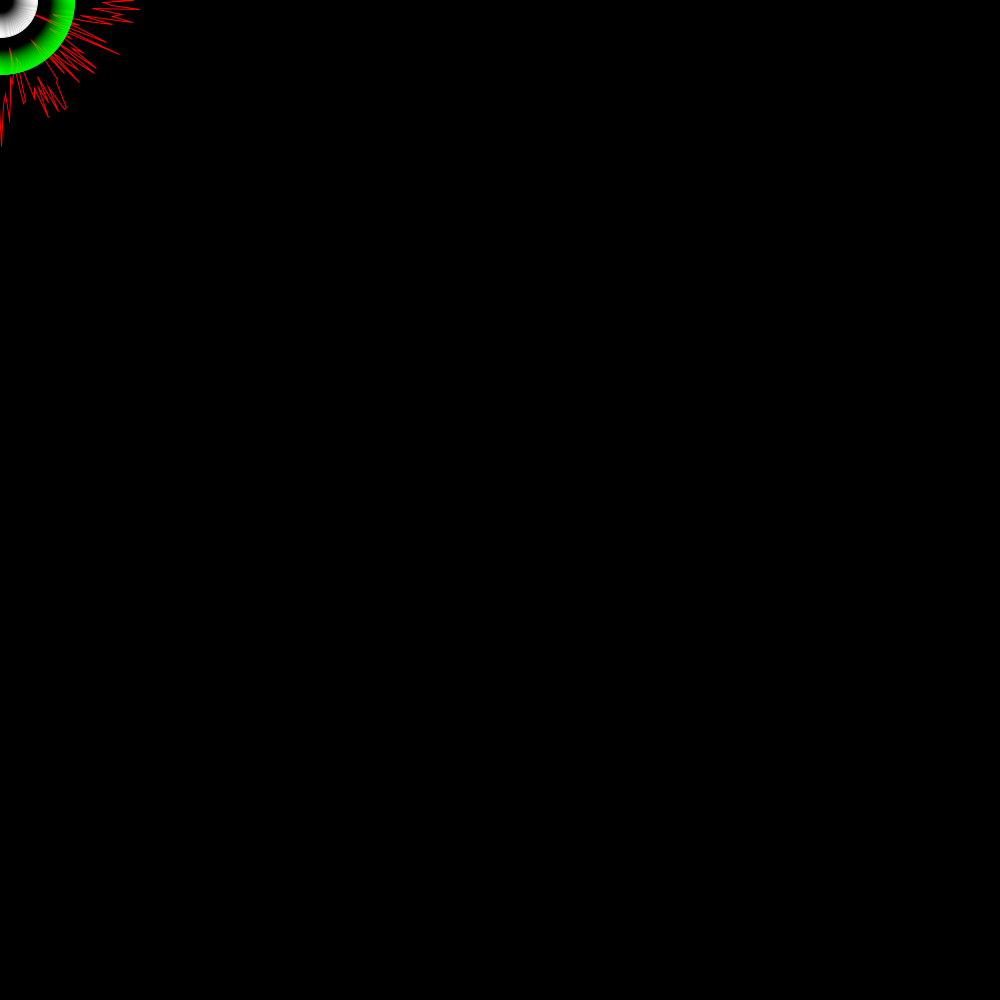
Frame 1 (no input)
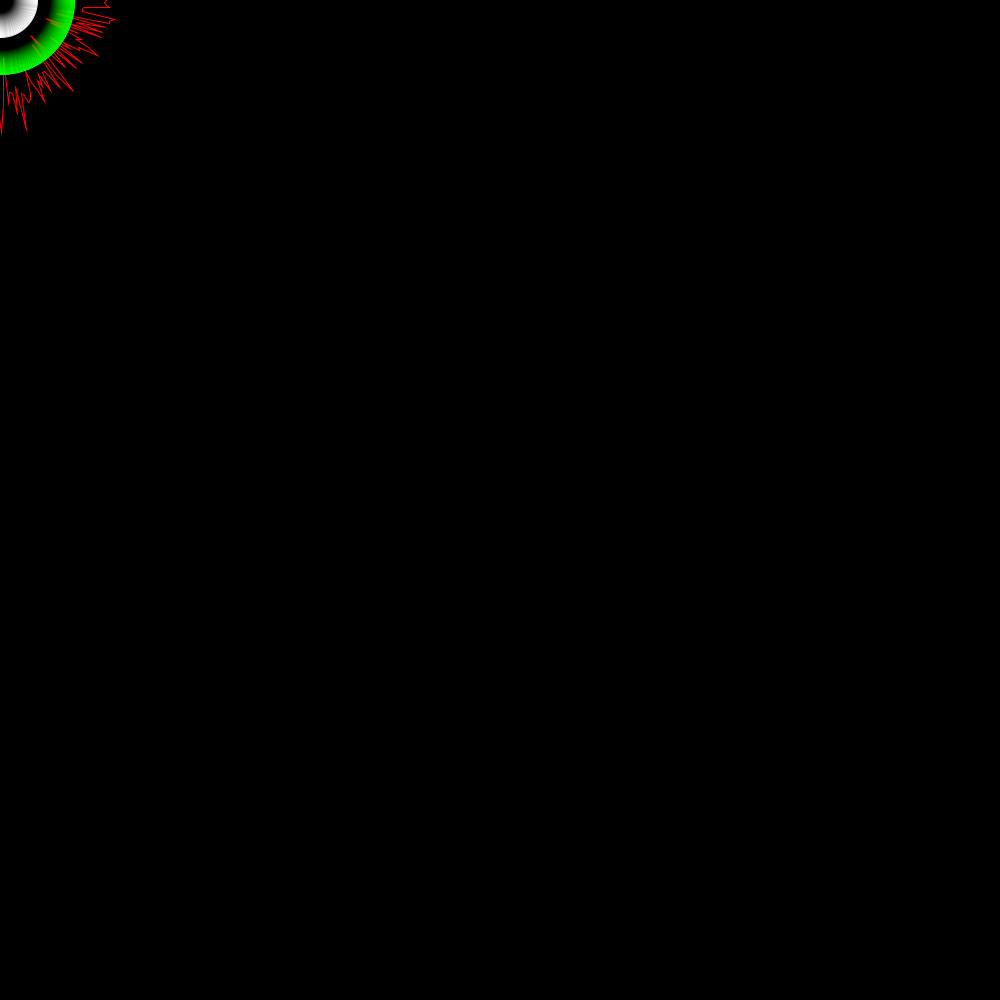
Frame 60 (the mouse pressed at the canvas centre just before this capture)
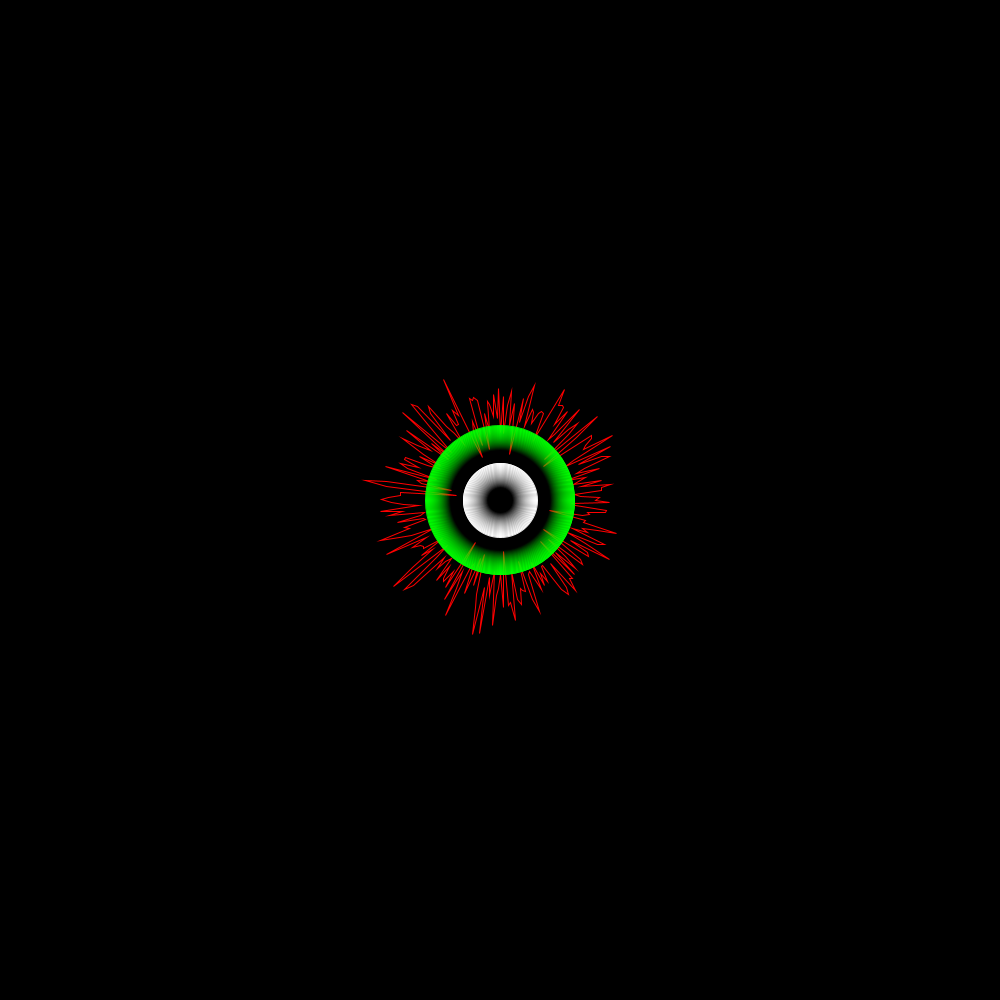
Frame 120 (the mouse held since frame 60 and released just before this capture)

The Processing sketch that drew these frames (run headless with seeded random() and noise(); from frame 60 on, the mouse is pressed at the canvas centre):

// Processing sketch: estelaClase
// ── estelaClase.pde
Estelo esteloGrande, esteloChico, esteloMedio;

void setup() {
  size(1000, 1000);
  esteloGrande = new Estelo(color(255, 0, 0), 200, true);
  esteloMedio = new Estelo(color(0, 255, 0), 100, false);
  esteloChico = new Estelo(color(255), 25, false);
}

void draw() {
  // Si lo quitamos le da efecto de pintura.
  background(0);
  esteloGrande.renderizar();
  esteloMedio.renderizar();
  esteloChico.renderizar();
}

class Estelo {

  int[] xpos = new int[50];
  int[] ypos = new int[50];
  color c;
  int tamano;
  boolean conNoise;
  float nVal;
  float nInt = 100; // noise intensity
  float nAmp = 100; // noise amplitude
  float x = 1;
  float y = 1;
  float t = 0; // time passed
  float tChange = .02; // how quick time flies


  Estelo(color _color, int _tamano, boolean _conNoise) {
    for (int i = 0; i < xpos.length; i++) {
      xpos[i] = 0;
      ypos[i] = 0;
    }
    c = _color;
    conNoise = _conNoise;
    tamano = _tamano;
    noFill();
    strokeWeight(2);
  }

  void renderizar() {

    for (int i=0; i < xpos.length-1; i++) {
      xpos[i] = xpos[i+1];
      ypos[i] = ypos[i+1];
    }

    xpos[xpos.length-1] = mouseX;
    ypos[ypos.length-1] = mouseY;

    if (conNoise) {
      stroke(c);
      strokeWeight(1);
      beginShape();
      for (float theta = 0; theta <= TAU; theta+=TAU/266) {
        nVal = noise(cos(theta)*nInt+1, sin(theta)*nInt+1, t ); // map noise value to match the amplitude
        x = cos(theta)*tamano *nVal;
        y = sin(theta)*tamano *nVal;

        vertex(x+mouseX, y+mouseY);
      }
      endShape(CLOSE);
      t += tChange;
    } else {
      for (int i = 0; i < xpos.length; i++) {
        stroke(c, i*5);
        ellipse(xpos[i], ypos[i], i+tamano, i+tamano);
      }
    }
  }
}
